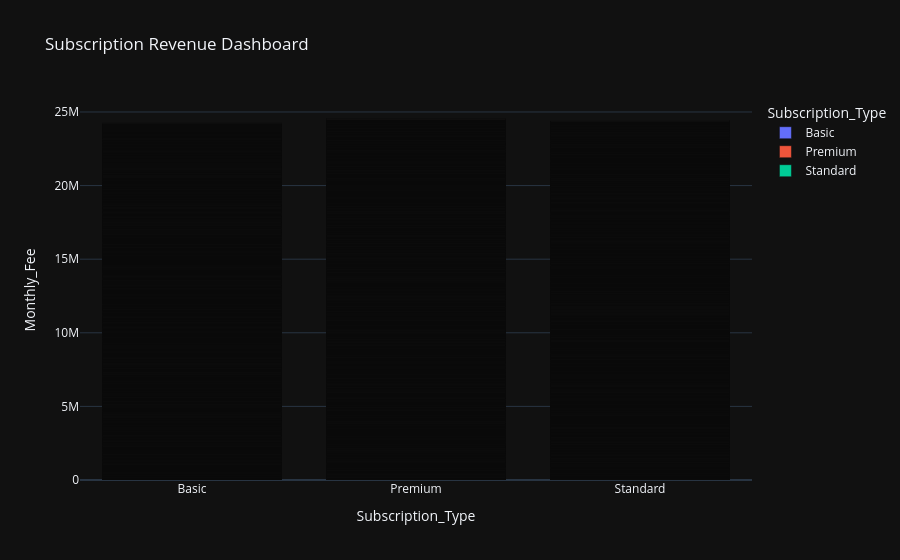

Source (notebook cell):
### Code cell
import plotly.express as px

fig = px.bar(
    df,
    x='Subscription_Type',
    y='Monthly_Fee',
    color='Subscription_Type',
    title='Subscription Revenue Dashboard'
)

fig.show()

### Figure 1 — Plotly figure (JSON) as saved in the notebook; plotly's stock layout.template omitted (floating-point values rounded to 4 significant figures; data arrays with more than 128 entries replaced by an {"elided": "..."} marker saying what was removed)
{"data": [{"hovertemplate": "Subscription_Type=%{x}<br>Monthly_Fee=%{y}<extra></extra>", "legendgroup": "Basic", "marker": {"color": "#636efa", "pattern": {"shape": ""}}, "name": "Basic", "orientation": "v", "showlegend": true, "textposition": "auto", "x": {"elided": "23254 str values"}, "xaxis": "x", "y": {"elided": "23254 float values"}, "yaxis": "y", "type": "bar"}, {"hovertemplate": "Subscription_Type=%{x}<br>Monthly_Fee=%{y}<extra></extra>", "legendgroup": "Premium", "marker": {"color": "#EF553B", "pattern": {"shape": ""}}, "name": "Premium", "orientation": "v", "showlegend": true, "textposition": "auto", "x": {"elided": "23512 str values"}, "xaxis": "x", "y": {"elided": "23512 float values"}, "yaxis": "y", "type": "bar"}, {"hovertemplate": "Subscription_Type=%{x}<br>Monthly_Fee=%{y}<extra></extra>", "legendgroup": "Standard", "marker": {"color": "#00cc96", "pattern": {"shape": ""}}, "name": "Standard", "orientation": "v", "showlegend": true, "textposition": "auto", "x": {"elided": "23234 str values"}, "xaxis": "x", "y": {"elided": "23234 float values"}, "yaxis": "y", "type": "bar"}], "layout": {"xaxis": {"anchor": "y", "domain": [0.0, 1.0], "title": {"text": "Subscription_Type"}, "categoryorder": "array", "categoryarray": ["Basic", "Premium", "Standard"]}, "yaxis": {"anchor": "x", "domain": [0.0, 1.0], "title": {"text": "Monthly_Fee"}}, "legend": {"title": {"text": "Subscription_Type"}, "tracegroupgap": 0}, "title": {"text": "Subscription Revenue Dashboard"}, "barmode": "relative"}}
